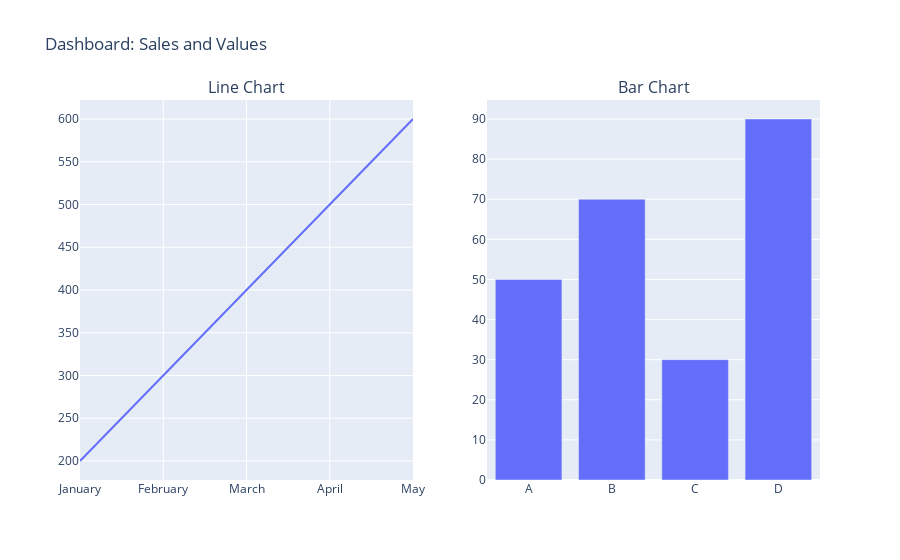

The notebook cell this image was saved under:
### Markdown cell above
## Changing the colorscales
- **`colorscale='Viridis'`**: This parameter changes the color scheme of the 3D surface plot to the Viridis color scale, which is known for its perceptual uniformity and is widely used in data visualization.

### Other Color Scales You Can Use:

Plotly supports a variety of color scales. Here are some of the commonly used ones:

- **`'Viridis'`**: A gradient that transitions from yellow to green to blue.
- **`'Cividis'`**: A blue-to-yellow gradient designed to be perceptually uniform.
- **`'Inferno'`**: A gradient that transitions from dark purple to orange to yellow.
- **`'Magma'`**: A gradient from dark purple to orange.
- **`'Plasma'`**: A gradient from purple to yellow.
- **`'Rainbow'`**: A full-spectrum rainbow gradient.
- **`'Portland'`**: A gradient that transitions from light green to dark red.

### Code cell
import plotly.express as px
from plotly.subplots import make_subplots

# Sample data for the Line Chart
data_line = {
    'Month': ['January', 'February', 'March', 'April', 'May'],
    'Sales': [200, 300, 400, 500, 600]
}

# Sample data for the Bar Chart
data_bar = {
    'Category': ['A', 'B', 'C', 'D'],
    'Values': [50, 70, 30, 90]
}

# Creating the Line Chart
fig1 = px.line(data_line, x='Month', y='Sales', title='Monthly Sales Over Time')

# Creating the Bar Chart
fig2 = px.bar(data_bar, x='Category', y='Values', title='Values by Category')

# Create a subplot to combine both plots
fig = make_subplots(rows=1, cols=2, subplot_titles=("Line Chart", "Bar Chart"))

# Add the first plot to the first column
fig.add_trace(fig1.data[0], row=1, col=1)

# Add the second plot to the second column
fig.add_trace(fig2.data[0], row=1, col=2)

# Update layout with a common title
fig.update_layout(title_text="Dashboard: Sales and Values")

# Display the dashboard
fig.show()

### Figure 1 — Plotly figure (JSON) as saved in the notebook; plotly's stock layout.template omitted (floating-point values rounded to 4 significant figures)
{"data": [{"hovertemplate": "Month=%{x}<br>Sales=%{y}<extra></extra>", "legendgroup": "", "line": {"color": "#636efa", "dash": "solid"}, "marker": {"symbol": "circle"}, "mode": "lines", "name": "", "orientation": "v", "showlegend": false, "type": "scatter", "x": ["January", "February", "March", "April", "May"], "xaxis": "x", "y": [200, 300, 400, 500, 600], "yaxis": "y"}, {"alignmentgroup": "True", "hovertemplate": "Category=%{x}<br>Values=%{y}<extra></extra>", "legendgroup": "", "marker": {"color": "#636efa", "pattern": {"shape": ""}}, "name": "", "offsetgroup": "", "orientation": "v", "showlegend": false, "textposition": "auto", "type": "bar", "x": ["A", "B", "C", "D"], "xaxis": "x2", "y": [50, 70, 30, 90], "yaxis": "y2"}], "layout": {"annotations": [{"font": {"size": 16}, "showarrow": false, "text": "Line Chart", "x": 0.225, "xanchor": "center", "xref": "paper", "y": 1, "yanchor": "bottom", "yref": "paper"}, {"font": {"size": 16}, "showarrow": false, "text": "Bar Chart", "x": 0.775, "xanchor": "center", "xref": "paper", "y": 1, "yanchor": "bottom", "yref": "paper"}], "title": {"text": "Dashboard: Sales and Values"}, "xaxis": {"anchor": "y", "domain": [0, 0.45]}, "xaxis2": {"anchor": "y2", "domain": [0.55, 1]}, "yaxis": {"anchor": "x", "domain": [0, 1]}, "yaxis2": {"anchor": "x2", "domain": [0, 1]}}}
